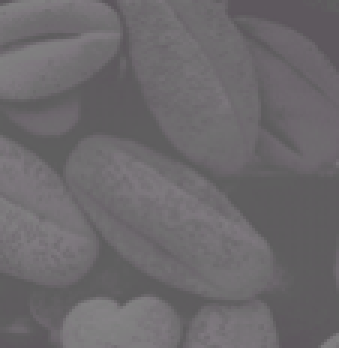
#> input picture ImageProccessingLearningJourney/Lab2-std/imgs/Picture2.png, 113 x 116 px (shown 3 times larger)
$ jupyter execute lab2-std.ipynb   (shell and % lines are left out)
#> lines starting #> are read from the running program, lines starting #| are printed output that depends on the picture
### ImageProccessingLearningJourney/Lab2-std/commonfunctions.py


import skimage.io as io
import matplotlib.pyplot as plt
import numpy as np
from skimage.exposure import histogram
from matplotlib.pyplot import bar
from skimage.color import rgb2gray,rgb2hsv

# Convolution:
from scipy.signal import convolve2d
from scipy import fftpack
import math

from skimage.util import random_noise
from skimage.filters import median
from skimage.feature import canny

from mpl_toolkits.mplot3d import Axes3D  # noqa: F401 unused import

import matplotlib.pyplot as plt
from matplotlib import cm
from matplotlib.ticker import LinearLocator, FormatStrFormatter
import numpy as np

# Edges
from skimage.filters import sobel_h, sobel, sobel_v,roberts, prewitt

# Show the figures / plots inside the notebook
def show_images(images,titles=None):
    #This function is used to show image(s) with titles by sending an array of images and an array of associated titles.
    # images[0] will be drawn with the title titles[0] if exists
    # You aren't required to understand this function, use it as-is.
    n_ims = len(images)
    if titles is None: titles = ['(%d)' % i for i in range(1,n_ims + 1)]
    fig = plt.figure()
    n = 1
    for image,title in zip(images,titles):
        a = fig.add_subplot(1,n_ims,n)
        if image.ndim == 2:
            plt.gray()
        plt.imshow(image)
        a.set_title(title)
        plt.axis('off')
        n += 1
    fig.set_size_inches(np.array(fig.get_size_inches()) * n_ims)
    plt.show()


# [43 lines left out: functions show_3d_image, show_3d_image_filtering_in_freq, showHist, not called in this run]

### ImageProccessingLearningJourney/Lab2-std/lab2-std.ipynb
# Lab 2: Convolution & Discrete Fourier Transform

[cell 1]
import commonfunctions as cf # this a custom module found the commonfunctions.py
import skimage.io as io
import matplotlib.pyplot as plt
import numpy as np
from skimage.color import rgb2gray
from scipy import fftpack
from scipy.signal import convolve2d
from skimage.util import random_noise
from skimage.exposure import rescale_intensity

# Show the matlpotlib figures inside the notebook

##### Helper functions:
cf.show_images(images, titles=None)
<br>
Given a list of images and -(optionally)- a list of titles, it plots them using matplotlib with their respective titles

### Part 1
#### Understanding the Concept of Inverse DFT

In this part, we will construct matrices in the frequency domain and see how they look in the 2D space domain

[cell 2]
# This function maps matrices from frequency to space then plots them
def plot_image_from_freq(freq_domain_mat):
    inverse_fft_mat = fftpack.ifft2(freq_domain_mat) # Inverse FFT is a fast version of inverse DFT
    # Due to approximations, the returned matrix contains complex numbers
    # So, we get the magnitude to be able to plot the image
    image = np.abs(inverse_fft_mat)
    cf.show_images([image], titles=['Image in Space Domain'])

[cell 3]
# We will first try to construct a matrix in the frequency domain that makes a vertically moving ripple in the space domain

freq_domain_mat = np.zeros([21,21])
freq_domain_mat[9, 10] = 1 # The choice of the value '1' is arbitrary
freq_domain_mat[11, 10] = 1
plot_image_from_freq(freq_domain_mat)

[cell 4]
# TODO: construct a matrix in the frequency domain that makes a HORIZONTALLY moving ripple in the space domain

freq_domain_mat = np.zeros([21,21])
freq_domain_mat[10, 9] = 1
freq_domain_mat[10, 11] = 1
plot_image_from_freq(freq_domain_mat)

[cell 5]
# Now a ripple moving diagonally
freq_domain_mat = np.zeros([21,21])
freq_domain_mat[9, 9] = 1
freq_domain_mat[11, 11] = 1
plot_image_from_freq(freq_domain_mat)

We recommend you try to construct different matrices like the previous ones and see if their space domain representation is what you expect

### Part 2
#### Understanding Image Filtering in the Frequency Domain

In this part, we will try to alter an image by multiplying it by a filter in the frequency domain.

[cell 6]
# This function applies a filter to an image in the frequency domain
# and plots multiple images describing the process
def apply_filter_in_freq(img, f):
    img_in_freq = fftpack.fft2(img)

    # we supply the img shape here to make both the filter and img have the same shape to be able to multiply
    filter_in_freq = fftpack.fft2(f, img.shape)
    filtered_img_in_freq = np.multiply(img_in_freq, filter_in_freq)
    filtered_img = fftpack.ifft2(filtered_img_in_freq)

    cf.show_images([img,
                fftpack.fftshift(np.log(np.abs(img_in_freq)+1)), # log for better intensity scale,
                                                                 # shift to make zero freq at center
                fftpack.fftshift(np.log(np.abs(filter_in_freq)+1)),
                fftpack.fftshift(np.log(np.abs(filtered_img_in_freq)+1)),
                np.abs(filtered_img)
                ], ['Image', 'Image in Freq. Domain', 'Filter in Freq. Domain', 'Filtered Image in Freq. Domain', 'Filtered Image'])

[cell 7]
# Let's try some filters on a sample image
img_rgba=io.imread('./imgs/Picture2.png')
#> img_rgba is the input picture: shape (116, 113, 4); mean R, G, B, A 108.1, 105.1, 108.1, 255
img_rgb = img_rgba[..., :3]

img = rgb2gray(img_rgb)

# This is a low pass filter (more on that in the upcoming lectures)
f=np.array([
    [1,2,1],
    [2,4,2],
    [1,2,1]
])

apply_filter_in_freq(img, f)
#> in show_images (call 4), `n_ims = len(images)`: n_ims = 5
#> the loop in show_images (call 4), `for image,title in zip(images,titles):` made 5 passes
#> title on passes 1 to 5: 'Image', 'Image in Freq. Domain', 'Filter in Freq. Domain', 'Filtered Image in Freq. Domain', 'Filtered Image'
#> after the loop in show_images (call 4), `for image,title in zip(images,titles):`: n = 6
#> in show_images (call 4), `plt.show()`:
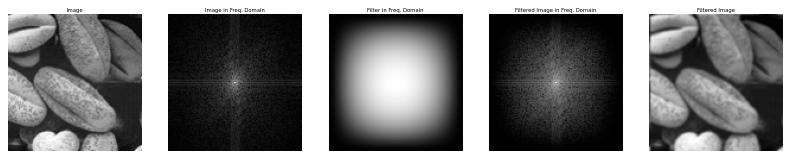
#> figure drawn by matplotlib, 5 panels

[cell 8]
# This is a high pass filter (more on that in the upcoming lectures)
f=np.array([
    [ 0,-1, 0],
    [-1, 4,-1],
    [ 0,-1, 0]
])

apply_filter_in_freq(img, f)
#> the loop in show_images (call 5), `for image,title in zip(images,titles):` made 5 passes
#> in show_images (call 5), `plt.show()`:
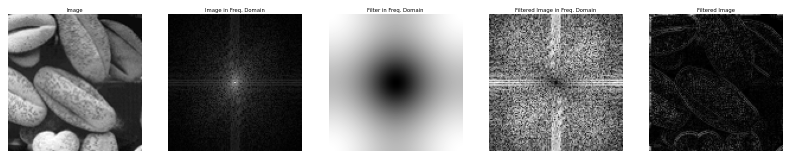
#> figure drawn by matplotlib, 5 panels

#### TODO
What happened to the filtered images in the two previous examples and why?
Conclusion

## First Image
# Low-Pass Filter

The low-pass filter made the image smoother and blurrier.
Edges and small details were removed, but large shapes and brightness remained.
This happens because the filter keeps low frequencies (slow intensity changes) and removes high frequencies (sharp transitions).

Effect: Blurred image — similar to looking through frosted glass.

# High-Pass Filter

The high-pass filter made the image show mostly edges and outlines.
Flat or uniform regions became dark, while boundaries appear bright.
This is because it keeps high frequencies (sharp intensity changes) and removes low frequencies (smooth areas).

Effect: Edge-detected image — highlights details and sharp transitions.

### Part 3
#### Understanding Image Filtering in the Space Domain Through Convolution

In this part, you are required to convolve a couple of filters on imgs/bird.jpg which are shown in the next figure.

</img>

#### Functions you might need:
-> convolve2d(img, f), for documentation: <br>

Visit this link (https://docs.scipy.org/doc/scipy/reference/generated/scipy.signal.convolve2d.html)
<br>
Or
<br>
Press shift+tab after writing 'convolve2d' in a code cell

-> random_noise(img, mode) (https://scikit-image.org/docs/dev/api/skimage.util.html#skimage.util.random_noise)

[cell 9]
# TODO: Read an image and convert it to grayscale
img_rgba=io.imread('./imgs/bird.jpg')
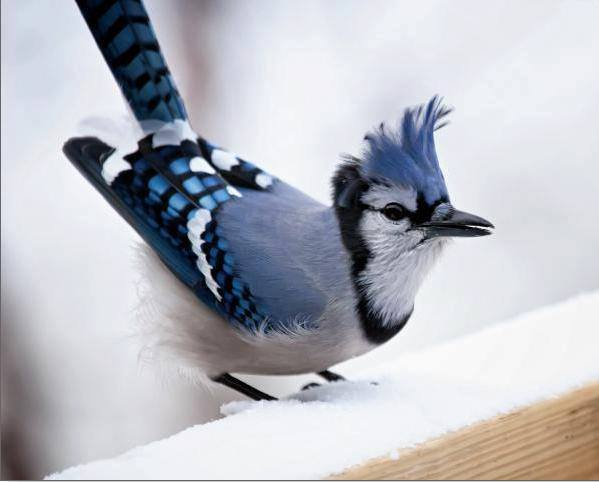
#> input picture ImageProccessingLearningJourney/Lab2-std/imgs/bird.jpg, 599 x 482 px
#> img_rgba is the input picture: shape (482, 599, 3); mean R, G, B 184.2, 185.7, 193.3
img_rgb = img_rgba[..., :3]

img = rgb2gray(img_rgb)
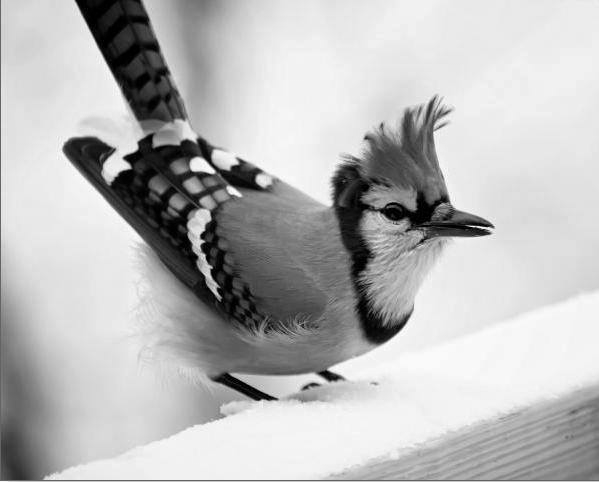
#> img: shape (482, 599) float64; min 0, max 0.999, mean 0.729
# TODO: Apply noise to the image and save it in another variable
noisy_img = random_noise(img, mode='s&p', amount=0.05)
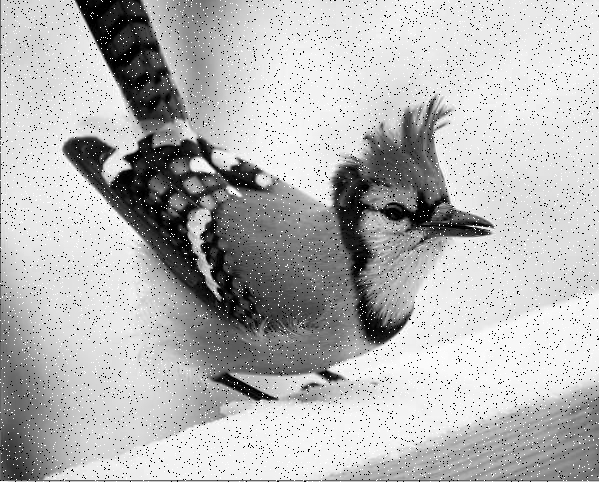
#> noisy_img: shape (482, 599) float64; min 0, max 1, mean 0.718


# TODO: Construct the required filters (hint: you can do it as we did in the previous part)
f1 = np.array([
    [ 1, 1, 1],
    [ 1, 1, 1],
    [ 1, 1, 1]
])
f1 = f1 * (1/9)

f2 = np.array([
    [ 1, 1, 1],
    [ 1, -8, 1],
    [ 1, 1, 1]
])

f3 = np.array([
    [ 1, 1, 1],
    [ 0, 0, 0],
    [ -1, -1, -1]
])

f4 = np.array([
    [ 1, 0, -1],
    [ 1, 0,-1],
    [ 1, 0, -1]
])

# TODO: Convolve the noisy image with f1 and the rest of the filters with the original image
img_f1 = convolve2d(noisy_img,f1)
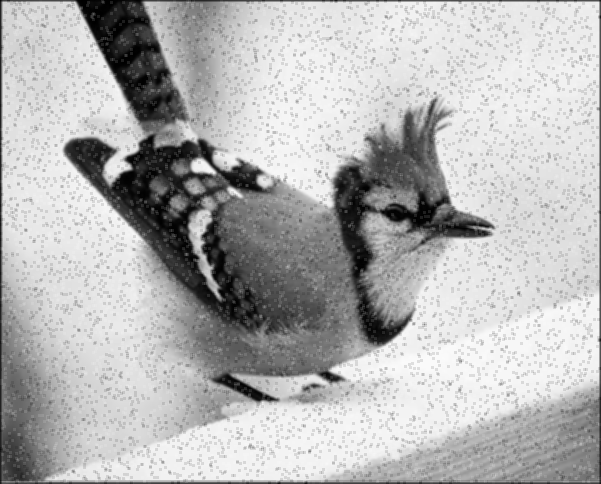
#> img_f1: shape (484, 601) float64; min 0.000278, max 0.985, mean 0.712
img_f2 = convolve2d(img,f2)
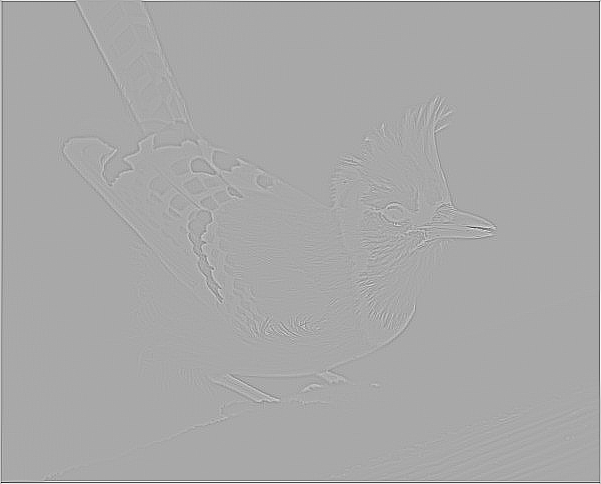
#> img_f2: shape (484, 601) float64; min -5.94, max 3.04, mean -1.18e-17; drawn with min black and max white
img_f3 = convolve2d(img,f3)
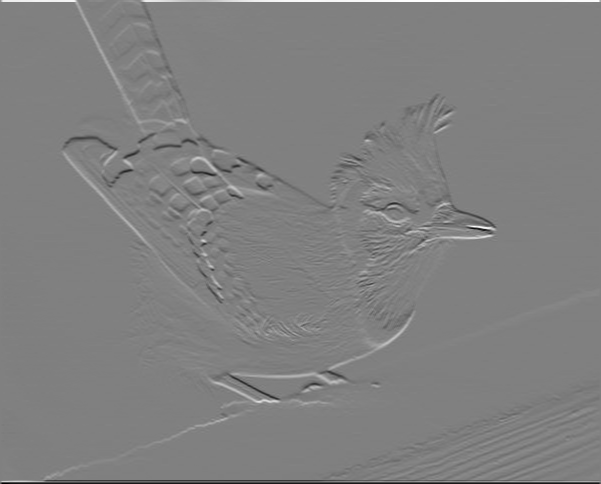
#> img_f3: shape (484, 601) float64; min -2.88, max 2.84, mean 6.25e-18; drawn with min black and max white
img_f4 = convolve2d(img,f4)
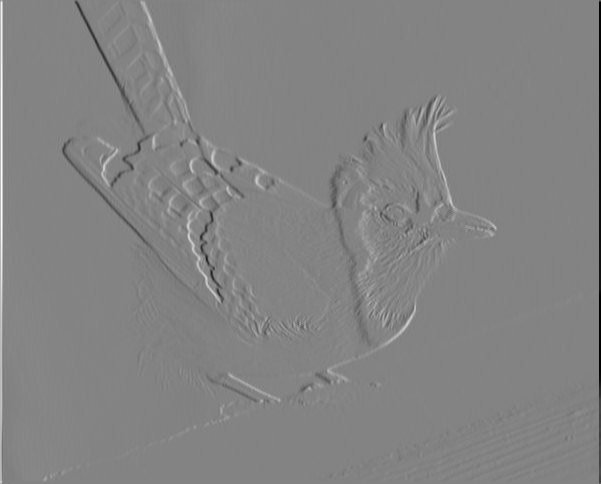
#> img_f4: shape (484, 601) float64; min -2.91, max 2.73, mean 2.38e-19; drawn with min black and max white


# Show the images
cf.show_images([rescale_intensity(x, in_range=(0.0,1.0), out_range=(0, 255)) for x in [img,noisy_img, img_f1,img_f2,img_f3,img_f4]],['Original','Noisy Image', 'Filtered 1','Filtered 2','Filtered 3','Filtered 4'])
#> the loop in show_images (call 6), `for image,title in zip(images,titles):` made 6 passes
#> title on passes 1 to 6: 'Original', 'Noisy Image', 'Filtered 1', 'Filtered 2', 'Filtered 3', 'Filtered 4'
#> after the loop in show_images (call 6), `for image,title in zip(images,titles):`: n = 7
#> in show_images (call 6), `plt.show()`:
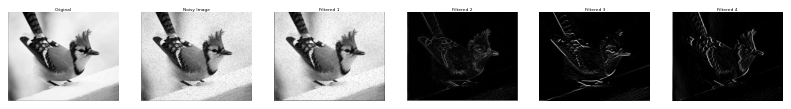
#> figure drawn by matplotlib, 6 panels
